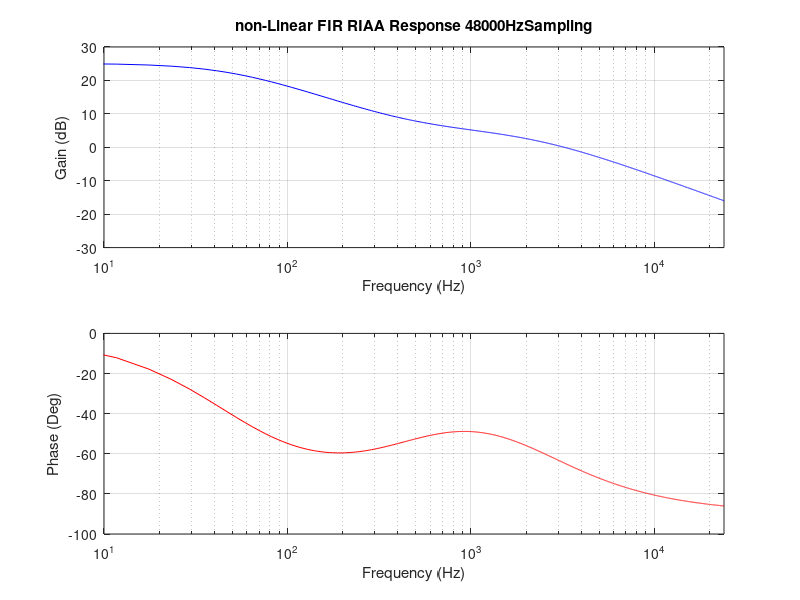

Write MATLAB code to recreate this figure.
pkg load signal;

% サンプリング周波数とフィルタ設定
fs = 48000;                   % サンプリング周波数 (Hz)
N = 8192;                     % FIR フィルタのタップ数
f = linspace(0, fs/2, N/2+1); % 周波数範囲（片側スペクトル）
current_dir=pwd;

% RIAA伝達関数の定義
T1 = 3.18e-3;                                   % 時定数1
T2 = 318e-6;                                    % 時定数2
T3 = 75e-6;                                     % 時定数3
s = 2 * pi * 1i * f;                            % s = jω
Hs = (1 + s*T2) ./ ((1 + s*T1) .* (1 + s*T3));  %周波数特性

% 非直線位相を持つフィルタ設計のため、複素共役対称性を適用しない
%Hf_full = Hs; % 複素共役対称性をもたせず、そのまま使用

% 時間領域のインパルス応答を逆フーリエ変換で取得
h = real(ifft(Hs, N));    % 時間領域の係数
h_6db = 36*h;             %+6dB@1kHzに調整

% FIRフィルタの周波数特性
[H, f_resp] = freqz(h, 1, N/2, fs);       % 周波数特性の計算

% gainとphase
gain = 20*log10(36*abs(H));             % ゲイン特性 (dB)
phase = angle(H) * (180/pi);            % 位相特性 (degree)

% FIRフィルタの係数を保存
save_path=[pwd,sprintf("/coeff_nonlin6db_%d.txt",fs)]
save("-ascii", save_path, "h_6db");

% ゲイン特性と位相特性のプロット
figure;
subplot(2, 1, 1);
semilogx(f_resp, gain, 'b');
xlabel('Frequency (Hz)');
ylabel('Gain (dB)');
title(sprintf('non-Linear FIR RIAA Response %dHzSampling',fs));
xlim([10 24000]);
ylim([-30 30]);
grid on;

subplot(2, 1, 2);
semilogx(f_resp, phase, 'r');
xlabel('Frequency (Hz)');
ylabel('Phase (Deg)');
xlim([10 24000]);
ylim([-100 0]);
grid on;
